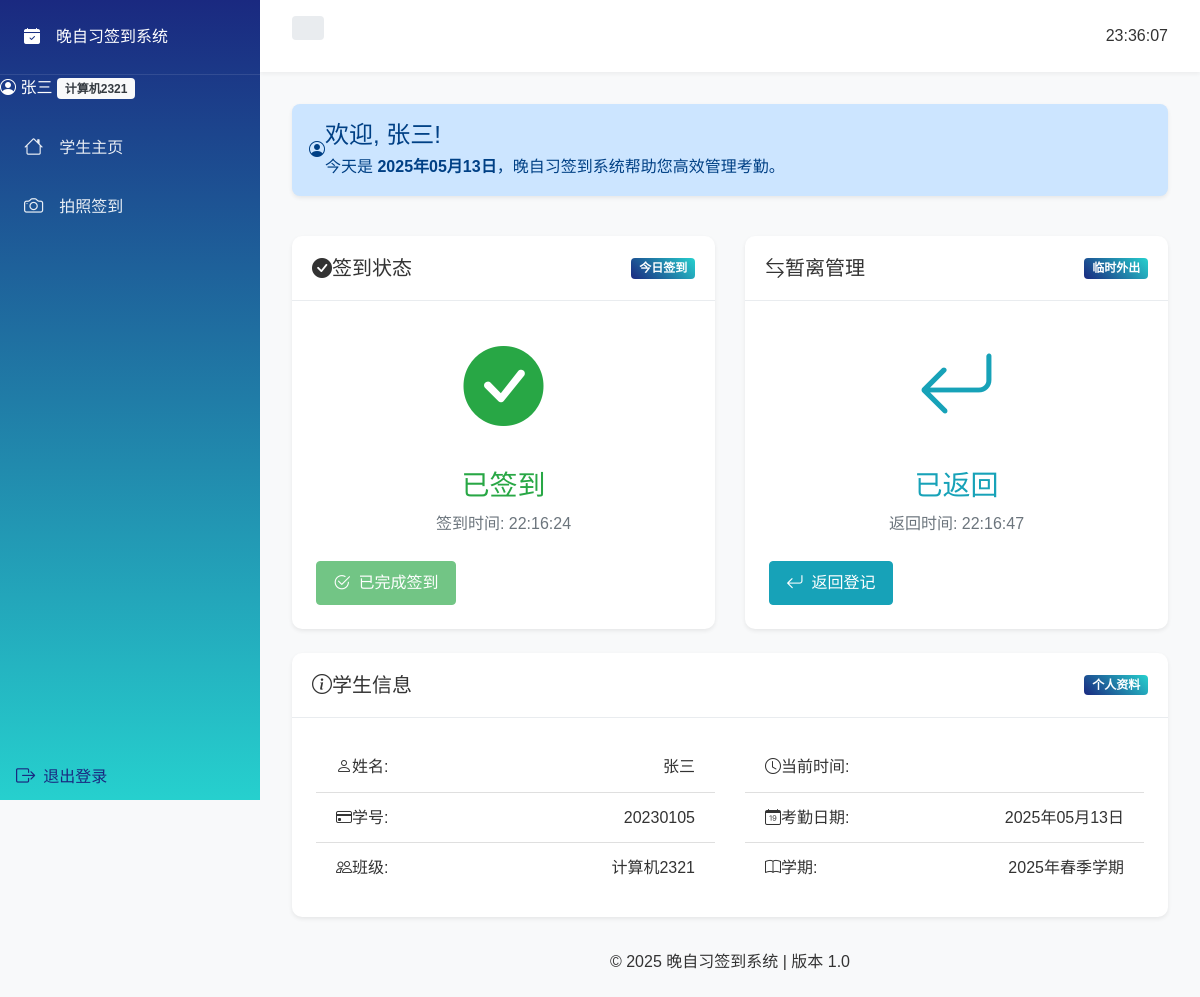
Screenshot of /student (signed in) with the database file from the repository.
### models.py (models this page shows, shortened)
class User(db.Model, UserMixin):
    __tablename__ = 'users'
    id = db.Column(db.Integer, primary_key=True)
    username = db.Column(db.String(50), unique=True, nullable=False)  # 用户名/学号
    password_hash = db.Column(db.String(128), nullable=False)
    name = db.Column(db.String(50), nullable=False)  # 姓名
    class_name = db.Column(db.String(50), nullable=True)  # 班级
    classroom_location = db.Column(db.String(50), nullable=True)  # 教室位置，如G503
    role = db.Column(db.String(10), nullable=False)  # 角色：student 或 teacher
    classroom_id = db.Column(db.Integer, db.ForeignKey('classroom_admins.id'), nullable=True)  # 关联的教室ID
    attendance_records = db.relationship('AttendanceRecord', backref='student', lazy=True)
    leave_records = db.relationship('LeaveRecord', backref='student', lazy=True,
                                   primaryjoin="User.id == LeaveRecord.student_id")

class AttendanceRecord(db.Model):
    __tablename__ = 'attendance_records'
    id = db.Column(db.Integer, primary_key=True)
    student_id = db.Column(db.Integer, db.ForeignKey('users.id'), nullable=False)  # 学生ID
    student_name = db.Column(db.String(50), nullable=True)  # 学生姓名
    class_name = db.Column(db.String(50), nullable=True)  # 班级
    date = db.Column(db.Date, nullable=False)  # 日期
    sign_in_time = db.Column(db.DateTime, nullable=True)  # 签到时间
    sign_in_photo = db.Column(db.String(255), nullable=True)  # 签到照片
    sign_out_time = db.Column(db.DateTime, nullable=True)  # 签出时间
    leave_time = db.Column(db.DateTime, nullable=True)  # 暂离时间
    leave_photo = db.Column(db.String(255), nullable=True)  # 暂离照片
    return_time = db.Column(db.DateTime, nullable=True)  # 返回时间
    return_photo = db.Column(db.String(255), nullable=True)  # 返回照片

class LeaveRecord(db.Model):
    __tablename__ = 'leave_records'
    id = db.Column(db.Integer, primary_key=True)
    student_id = db.Column(db.Integer, db.ForeignKey('users.id'), nullable=False)  # 学生ID
    student_name = db.Column(db.String(50), nullable=True)  # 学生姓名
    class_name = db.Column(db.String(50), nullable=True)  # 班级
    attendance_id = db.Column(db.Integer, db.ForeignKey('attendance_records.id'), nullable=False)  # 关联的考勤记录ID
    leave_time = db.Column(db.DateTime, nullable=False)  # 暂离时间
    leave_photo = db.Column(db.String(255), nullable=True)  # 暂离照片
    return_time = db.Column(db.DateTime, nullable=True)  # 返回时间
    return_photo = db.Column(db.String(255), nullable=True)  # 返回照片
    reason = db.Column(db.String(255), nullable=True)  # 暂离原因
    duration = db.Column(db.Integer, nullable=True)  # 暂离时长(秒)
    attendance = db.relationship('AttendanceRecord', backref='leave_records')

### app.py (the view)
@app.route('/student')
@login_required
def student_dashboard():
    if not isinstance(current_user, User) or current_user.role != 'student':
        flash('无权访问学生页面', 'danger')
        logger.warning(f"非学生用户尝试访问学生页面: {current_user}")
        return redirect(url_for('index'))
    today = datetime.now().date()
    attendance = AttendanceRecord.query.filter_by(
        student_id=current_user.id,
        date=today
    ).first()
    return render_template('student_dashboard.html', attendance=attendance)

### templates/student_dashboard.html (shortened to what this page needs)
{% extends 'base.html' %}
{% block content %}
<div class="row fade-in">
    <div class="col-md-12 mb-4">
        <div class="alert alert-primary shadow-sm">
            <div class="d-flex align-items-center">
                <div class="fs-1 me-3"><i class="bi bi-person-circle"></i></div>
                <div>
                    <h4 class="alert-heading mb-1">欢迎, {{ current_user.name }}!</h4>
                    <p class="mb-0">今天是 <strong>{{ now.strftime('%Y年%m月%d日') }}</strong>，晚自习签到系统帮助您高效管理考勤。</p>
                </div>
            </div>
        </div>
    </div>
    <div class="col-md-6 mb-4">
        <div class="card h-100 shadow-sm">
            <div class="card-header d-flex justify-content-between align-items-center">
                <h5 class="mb-0"><i class="bi bi-check-circle-fill me-2"></i>签到状态</h5>
                <span class="badge badge-primary">今日签到</span>
            </div>
            <div class="card-body">
                <div class="text-center mb-4">
                    <div class="status-indicator">
                        {% if attendance and attendance.sign_in_time %}
                            <i class="bi bi-check-circle-fill text-success" style="font-size: 5rem;"></i>
                            <h3 class="mt-3 text-success">已签到</h3>
                            <p class="text-muted">
                                签到时间: {{ attendance.sign_in_time.strftime('%H:%M:%S') }}
                            </p>
                        {% else %}
                            <i class="bi bi-x-circle-fill text-danger" style="font-size: 5rem;"></i>
                            <h3 class="mt-3 text-danger">未签到</h3>
                            <p class="text-muted">
                                请尽快完成晚自习签到
                            </p>
                        {% endif %}
                    </div>
                </div>
                <div class="d-grid gap-2">
                    {% if not attendance or not attendance.sign_in_time %}
                        <a href="{{ url_for('camera', action='sign_in') }}" class="btn btn-primary">
                            <i class="bi bi-camera-fill me-2"></i> 拍照签到
                        </a>
                    {% else %}
                        <button class="btn btn-success" disabled>
                            <i class="bi bi-check2-circle me-2"></i> 已完成签到
                        </button>
                    {% endif %}
                </div>
            </div>
        </div>
    </div>
    <div class="col-md-6 mb-4">
        <div class="card h-100 shadow-sm">
            <div class="card-header d-flex justify-content-between align-items-center">
                <h5 class="mb-0"><i class="bi bi-arrow-left-right me-2"></i>暂离管理</h5>
                <span class="badge badge-primary">临时外出</span>
            </div>
            <div class="card-body">
                <div class="text-center mb-4">
                    <div class="status-indicator">
                        {% if attendance and attendance.id %}
                            {% set active_leave = get_active_leave_record(current_user.id, attendance.id) %}
                            {% if active_leave %}
                                <i class="bi bi-hourglass-split text-warning" style="font-size: 5rem;"></i>
                                <h3 class="mt-3 text-warning">暂离中</h3>
                                <p class="text-muted">
                                    暂离时间: {{ active_leave.leave_time.strftime('%H:%M:%S') }}
                                </p>
                            {% else %}
                                {% set latest_leave = get_latest_leave_record(current_user.id, attendance.id) %}
                                {% if latest_leave and latest_leave.return_time %}
                                    <i class="bi bi-arrow-return-left text-info" style="font-size: 5rem;"></i>
                                    <h3 class="mt-3 text-info">已返回</h3>
                                    <p class="text-muted">
                                        返回时间: {{ latest_leave.return_time.strftime('%H:%M:%S') }}
                                    </p>
                                {% else %}
                                    <i class="bi bi-person-check text-success" style="font-size: 5rem;"></i>
                                    <h3 class="mt-3 text-success">正常在班</h3>
                                    <p class="text-muted">
                                        需要暂时离开请点击"暂离登记"
                                    </p>
                                {% endif %}
                            {% endif %}
                        {% else %}
                            <i class="bi bi-person-check text-success" style="font-size: 5rem;"></i>
                            <h3 class="mt-3 text-success">正常在班</h3>
                            <p class="text-muted">
                                需要暂时离开请点击"暂离登记"
                            </p>
                        {% endif %}
                    </div>
                </div>
                <div class="d-grid gap-2">
                    {% if not attendance or not attendance.sign_in_time %}
                        <button class="btn btn-warning" disabled>
                            <i class="bi bi-exclamation-triangle me-2"></i> 请先完成签到
                        </button>
                    {% elif attendance and attendance.leave_time and not attendance.return_time %}
                        <button class="btn btn-info" id="returnBtn">
                            <i class="bi bi-arrow-return-left me-2"></i> 返回登记
                        </button>
                    {% elif not attendance.leave_time or attendance.return_time %}
                        <button class="btn btn-warning" id="leaveBtn">
                            <i class="bi bi-box-arrow-right me-2"></i> 暂离登记
                        </button>
                    {% endif %}
                </div>
            </div>
        </div>
    </div>
</div>
<div class="row fade-in" style="animation-delay: 0.1s;">
    <div class="col-md-12">
        <div class="card shadow-sm">
            <div class="card-header d-flex justify-content-between align-items-center">
                <h5 class="mb-0"><i class="bi bi-info-circle me-2"></i>学生信息</h5>
                <span class="badge badge-primary">个人资料</span>
            </div>
            <div class="card-body">
                <div class="row">
                    <div class="col-md-6">
                        <ul class="list-group list-group-flush">
                            <li class="list-group-item d-flex justify-content-between">
                                <span><i class="bi bi-person me-2"></i>姓名:</span>
                                <span class="fw-bold">{{ current_user.name }}</span>
                            </li>
                            <li class="list-group-item d-flex justify-content-between">
                                <span><i class="bi bi-credit-card me-2"></i>学号:</span>
                                <span class="fw-bold">{{ current_user.username }}</span>
                            </li>
                            <li class="list-group-item d-flex justify-content-between">
                                <span><i class="bi bi-people me-2"></i>班级:</span>
                                <span class="fw-bold">{{ current_user.class_name }}</span>
                            </li>
                        </ul>
                    </div>
                    <div class="col-md-6">
                        <ul class="list-group list-group-flush">
                            <li class="list-group-item d-flex justify-content-between">
                                <span><i class="bi bi-clock me-2"></i>当前时间:</span>
                            </li>
                            <li class="list-group-item d-flex justify-content-between">
                                <span><i class="bi bi-calendar-date me-2"></i>考勤日期:</span>
                                <span class="fw-bold">{{ now.strftime('%Y年%m月%d日') }}</span>
                            </li>
                            <li class="list-group-item d-flex justify-content-between">
                                <span><i class="bi bi-book me-2"></i>学期:</span>
                                <span class="fw-bold">
                                    {{ now.year }}年{% if now.month >= 9 or now.month <= 2 %}秋季{% else %}春季{% endif %}学期
                                </span>
                            </li>
                        </ul>
                    </div>
                </div>
            </div>
        </div>
    </div>
</div>
{% endblock %}

### templates/base.html (shortened to what this page needs)
<!DOCTYPE html>
<html lang="zh-CN">
<head>
    <link href="https://cdn.jsdelivr.net/npm/bootstrap@4.6.0/dist/css/bootstrap.min.css" rel="stylesheet">
    <link rel="stylesheet" href="https://cdn.jsdelivr.net/npm/bootstrap-icons@1.8.0/font/bootstrap-icons.css">
    <link rel="stylesheet" href="{{ url_for('static', filename='css/base.css') }}">
    <link rel="stylesheet" href="{{ url_for('static', filename='css/layout.css') }}">
    <link rel="stylesheet" href="{{ url_for('static', filename='css/components.css') }}">
</head>
<body>
    <div class="app-container">
        <nav class="sidebar">
            <div class="sidebar-header">
                <i class="bi bi-calendar-check-fill"></i>
                <span>晚自习签到系统</span>
            </div>
            <div class="sidebar-user">
                {% if current_user.is_authenticated %}
                    <div class="user-info">
                        <i class="bi bi-person-circle"></i>
                        <span>{{ current_user.name }}</span>
                        {% if current_user.role == 'admin' %}
                            <span class="badge badge-light text-dark">管理员</span>
                        {% elif current_user.role == 'teacher' %}
                            <span class="badge badge-light text-dark">教师</span>
                        {% else %}
                            <span class="badge badge-light text-dark">{{ current_user.class_name }}</span>
                        {% endif %}
                    </div>
                {% endif %}
            </div>
            <ul class="sidebar-nav">
                {% if current_user.is_authenticated %}
                    {% if current_user.role == 'admin' %}
                        <li class="nav-item">
                            <a class="nav-link" href="{{ url_for('admin_accounts') }}">
                                <i class="bi bi-building"></i>
                                <span>教室管理员</span>
                            </a>
                        </li>
                    {% else %}
                        <li class="nav-item">
                            <a class="nav-link" href="{{ url_for('student_dashboard') }}">
                                <i class="bi bi-house"></i>
                                <span>学生主页</span>
                            </a>
                        </li>
                        <li class="nav-item">
                            <a class="nav-link" href="{{ url_for('camera') }}">
                                <i class="bi bi-camera"></i>
                                <span>拍照签到</span>
                            </a>
                        </li>
                    {% endif %}
                {% endif %}
            </ul>
            <div class="sidebar-footer">
                {% if current_user.is_authenticated %}
                    <a href="{{ url_for('logout') }}" class="nav-link">
                        <i class="bi bi-box-arrow-right"></i>
                        <span>退出登录</span>
                    </a>
                {% else %}
                    <a href="{{ url_for('login') }}" class="nav-link">
                        <i class="bi bi-box-arrow-in-right"></i>
                        <span>登录</span>
                    </a>
                {% endif %}
            </div>
        </nav>
        <div class="main-content">
            <header class="top-bar">
                <div class="breadcrumb">
                </div>
                <div class="top-bar-right">
                    <span class="current-time" id="current-time"></span>
                </div>
            </header>
            <div class="content-wrapper">
                {% block content %}{% endblock %}
            </div>
            <footer class="footer">
                <div class="container text-center">
                    <span>© {{ now.year }} 晚自习签到系统 | 版本 1.0</span>
                </div>
            </footer>
        </div>
    </div>
</body>
</html>

### rows the page displays
User: name "张三", class_name "计算机2321", username "20230105"
AttendanceRecord: sign_in_time "22:16:24"
LeaveRecord: return_time "22:16:47"

### other values shown
{{ now.strftime('%Y年%m月%d日') }} "2025年05月13日"
{{ now.year }} "2025"
